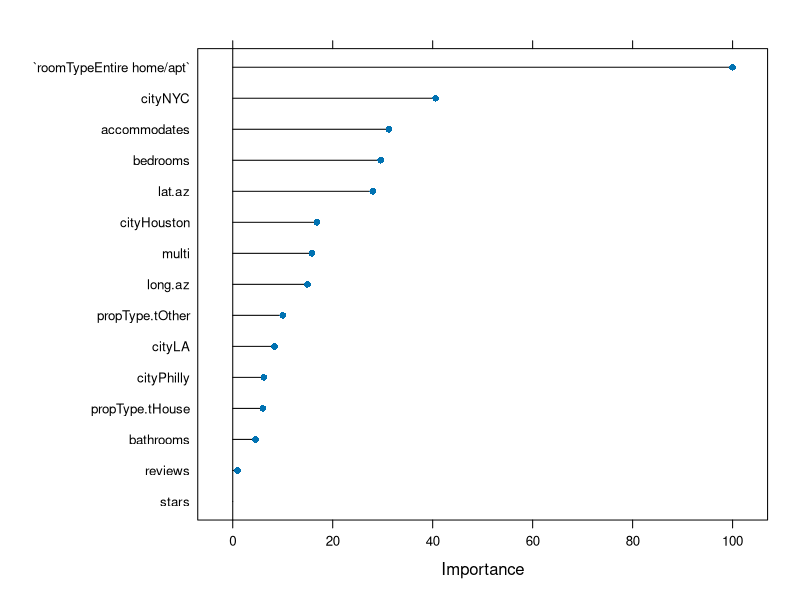
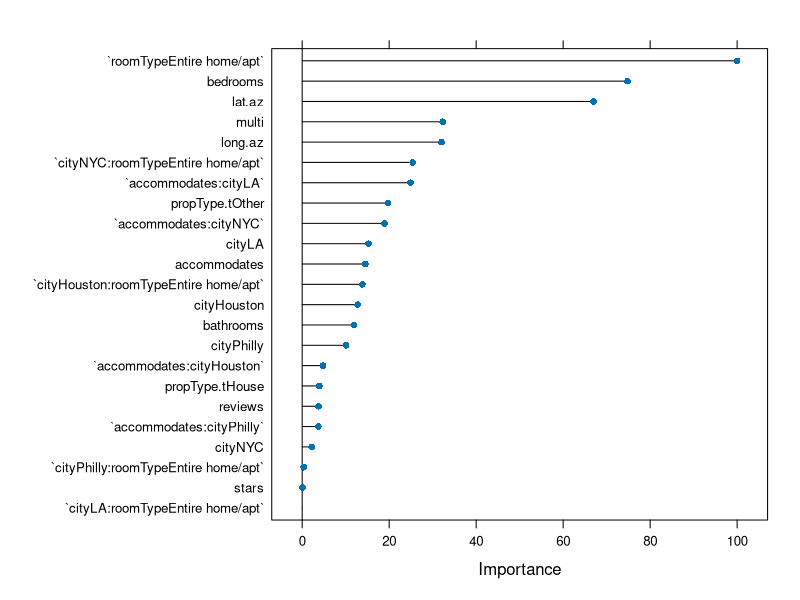
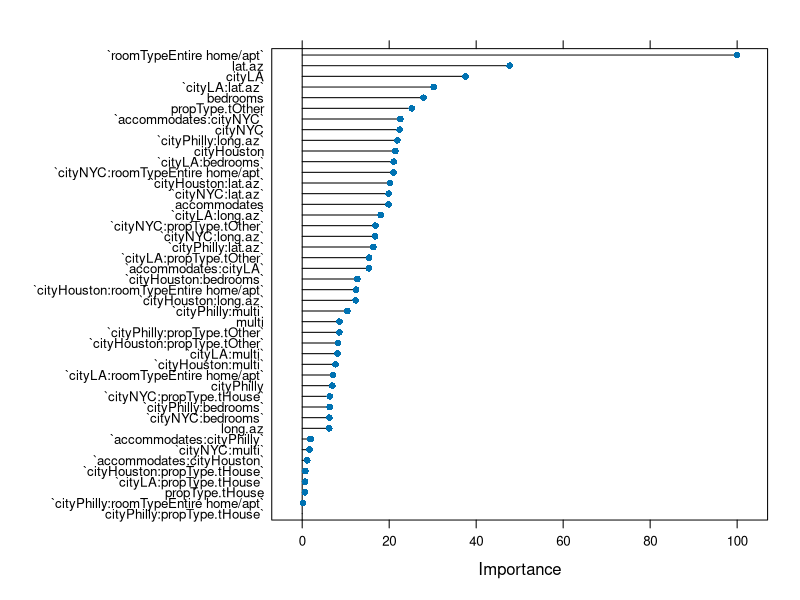
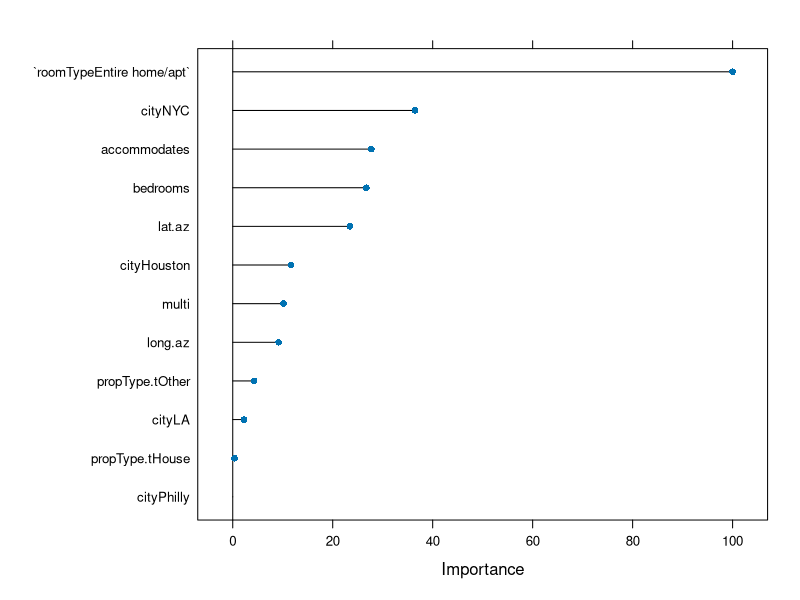

Source code (R) for these figures, in order: (Note: this script raises an error after producing the figures.)
library(caret)
library(ggplot2)

dat <- read.table("data/trnTstData/trainingData.txt",sep="\t", stringsAsFactors=FALSE, header=T)

dat <- dat[!(colnames(dat) %in% c("filename", "name", "id",
                                  "url", "propType"))]

dat$city <- factor(dat$city)
dat$roomType <- factor(dat$roomType)
dat$roomType <- relevel(dat$roomType, "Private room")
dat$propType.t <- factor(dat$propType)

#################
### model 1  ###
#################
cor(data.frame(dat$stars, dat$reviews, dat$accommodates,
               dat$bathrooms, dat$bedrooms, dat$beds, dat$lat.az,
               dat$long.az, dat$multi))
#leaving out beds which is highly correlated w/ accommodates

tc <- trainControl(method="cv", number=10)
mfit.lm <- train(price ~ stars + reviews + accommodates + bathrooms +
                     bedrooms + roomType + city + lat.az + long.az +
                         propType.t + multi,
                 trControl=tc, method="lm", preProc = "center", data=dat)
summary(mfit.lm) # stars, reviews, and bathrooms don't seem to add much
print(mfit.lm)
plot(varImp(mfit.lm))


#################
### model 1a  ###
#################
#try all predictors (except high correlated beds), and city
#interactions observed in previous exploration 
mfit.lm <- train(price ~ stars + reviews + accommodates*city + bathrooms +
                     bedrooms + roomType*city + city + lat.az + long.az +
                         propType.t + multi,
                 trControl=tc, method="lm", preProc = "center", data=dat)
summary(mfit.lm) # stars, reviews, and bathrooms don't seem to add much
print(mfit.lm)
#interaction vars, though of interest, are of little importance here
plot(varImp(mfit.lm))

#################
### model 1b  ###
#################
#try city interactions everywhere
mfit.lm <- train(price ~ accommodates*city + 
                     bedrooms*city + roomType*city +  lat.az*city + long.az*city +
                         propType.t*city + multi*city,
                 trControl=tc, method="lm", preProc = "center", data=dat)

#lots more vars, but rmse and R2 about the same
summary(mfit.lm) 
print(mfit.lm)
plot(varImp(mfit.lm))

#################
### model 1c  ###
#################
#simplest model with all predictors apparently contributing
mfit.lm <- train(price ~ accommodates + 
                     bedrooms + roomType +  lat.az + long.az +
                         propType.t + multi + city,
                 trControl=tc, method="lm", preProc = "center", data=dat)
#same rmse as above, slight reduction in R2
summary(mfit.lm) 
print(mfit.lm)
plot(varImp(mfit.lm))

qqplot(dat$price, predVals.lm)

predVals.lm <- predict(mfit.lm, dat)

# residuals 
rs <- dat$price - predVals.lm
plot(rs, predVals.lm)

# accuracy -- underprediction at high prices
lim <- c(min(dat$price) - 10, max(dat$price) + 10)
plot(dat$price, predVals.lm, xlim=lim, ylim=lim)
abline(0,1)


################
### model 2 ###
################
# random forest model 
#500 trees, nodesize=5
mtry  <- expand.grid(mtry=seq(1,10))
mfit.rf <- train(price ~  accommodates + bedrooms + roomType +  lat.az + long.az +
                         propType.t + multi + city + stars + reviews +beds,
                 trControl=tc, data=dat, method="rf", importance = T,
                  preProc = c("center", "scale"), tuneGrid=mtry, ntree=1000)

print(mfit.rf)
plot(mfit.rf) #best mtry=3

imp <- importance(mfit.rf$finalModel) 
varImpPlot(mfit.rf$finalModel, main="Variable importance: random forest")
plot(varImp(mfit.rf))

predVals.rf <- predict(mfit.rf, dat)
# tighter predictions compared lm, but now overestimates low and
# still underestimates high priced listings
plot(dat$price, predVals.rf, xlim=lim, ylim=lim)
abline(0,1)

######################################
## get testing data
######################################

tDat <- read.table("data/trnTstData/testData.txt",sep="\t", stringsAsFactors=FALSE, header=T)

tDat$city[grepl("Chicago", tDat$filename)] <- "Chicago"
tDat$city[grepl("Houston", tDat$filename)] <- "Houston"
tDat$city[grepl("Los-Angeles", tDat$filename)] <- "LA"
tDat$city[grepl("New-York", tDat$filename)] <- "NYC"
tDat$city[grepl("Philadelphia", tDat$filename)] <- "Philly"

cities <- unique(tDat$city)

cDat <- split(tDat, tDat$city)
for (i in seq_along(cities)) {
    cDat[[i]]$lat.z <- scale(cDat[[i]]$lat)
    cDat[[i]]$long.z <- scale(cDat[[i]]$long)
}
tDat <- do.call("rbind", cDat)

tDat$lat.az <- as.numeric(abs(tDat$lat.z))
tDat$long.az <- as.numeric(abs(tDat$long.z))

tDat$propType.t <- ifelse(tDat$propType %in% c("Apartment", "House"),
                         tDat$propType, "Other")

#ideally should include this in cleanAirbnb() to minimize missing
#owners of multiple listings
tDat$multi <- ifelse( (duplicated(tDat$user) | duplicated(tDat$user,
                                                      fromLast=T)), 1, 0)

datMult <- dat$user[dat$multi==1]
sum(tDat$user %in% datMult)
tDat$multi <- ifelse(tDat$user %in% datMult, 1, tDat$multi)


##############################
### model 1c  -- test data ###
##############################

predVals.lm.tst <- predict(mfit.lm, tDat)

# residuals 
rs <- tDat$price - predVals.lm.tst
plot(rs, predVals.lm.tst)

# accuracy
tlim <- c(min(tDat$price) - 10, max(tDat$price) + 10)
plot(tDat$price, predVals.lm.tst, xlim=tlim, ylim=tlim)
abline(0,1)

#similar performance on new data
tstVals.lm <- data.frame(obs=tDat$price, pred=predVals.lm.tst)
defaultSummary(tstVals.lm)

p.lm <- ggplot(tstVals.lm, aes(obs, pred)) + geom_point() +
     coord_cartesian(xlim = tlim, ylim = tlim) + geom_abline(intercept=0)

p.lm <- p.lm + ggtitle("Predictive model: linear regression") +
    xlab("Listing price") + ylab("Predicted listing price") +
                               theme(axis.title.x=element_text(size=18),
                               axis.text.x=element_text(size=16),
                               axis.title.y= element_text(size=18),
                               axis.text.y=element_text(size=16),
                               plot.title= element_text(size=20)) 


ggsave("pricePredScatter_lm.jpeg")


##############################
### model 2  -- test data ###
##############################

predVals.rf.tst <- predict(mfit.rf, tDat)

# residuals 
rs <- tDat$price - predVals.rf.tst
plot(rs, predVals.rf.tst)

# accuracy
plot(tDat$price, predVals.rf.tst, xlim=tlim, ylim=tlim)
abline(0,1)

tstVals.rf <- data.frame(obs=tDat$price, pred=predVals.rf.tst)
defaultSummary(tstVals.rf)

p.rf <- ggplot(tstVals.rf, aes(obs, pred)) + geom_point() +
    coord_cartesian(xlim = tlim, ylim = tlim) + geom_abline(intercept=0)

p.rf <- p.rf + ggtitle("Predictive model: random forest") +
    xlab("Listing price") + ylab("Predicted listing price") +
                               theme(axis.title.x=element_text(size=18),
                               axis.text.x=element_text(size=16),
                               axis.title.y= element_text(size=18),
                               axis.text.y=element_text(size=16),
                               plot.title= element_text(size=20)) 


ggsave("pricePredScatter_rf.jpeg")



